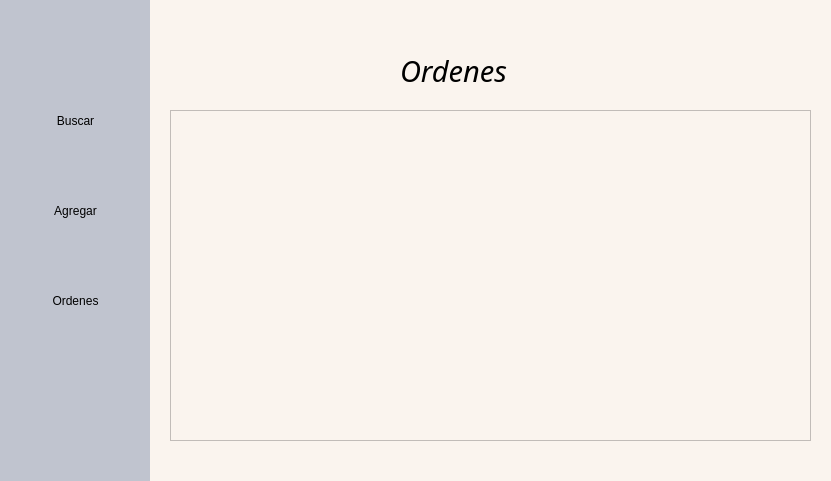
<?xml version="1.0" encoding="UTF-8"?>
<ui version="4.0">
 <class>mesero</class>
 <widget class="QDialog" name="mesero">
  <property name="geometry">
   <rect>
    <x>0</x>
    <y>0</y>
    <width>831</width>
    <height>481</height>
   </rect>
  </property>
  <property name="windowTitle">
   <string>Dialog</string>
  </property>
  <widget class="QWidget" name="widget" native="true">
   <property name="geometry">
    <rect>
     <x>0</x>
     <y>0</y>
     <width>151</width>
     <height>481</height>
    </rect>
   </property>
   <property name="styleSheet">
    <string notr="true">QWidget{
background-color: #C0C4CF;
border-right: 1px solid;

}
</string>
   </property>
   <widget class="QLabel" name="label">
    <property name="geometry">
     <rect>
      <x>10</x>
      <y>20</y>
      <width>141</width>
      <height>61</height>
     </rect>
    </property>
    <property name="text">
     <string/>
    </property>
    <property name="pixmap">
     <pixmap resource="Img.qrc">:/img/Iconos/logosinfondo.png</pixmap>
    </property>
    <property name="scaledContents">
     <bool>true</bool>
    </property>
   </widget>
   <widget class="QPushButton" name="Salir">
    <property name="geometry">
     <rect>
      <x>0</x>
      <y>380</y>
      <width>151</width>
      <height>51</height>
     </rect>
    </property>
    <property name="styleSheet">
     <string notr="true">QPushButton
{
  border:0px solid gray;
  padding: 0 8px;
  background: yellow;
background-color: rgba(216, 223, 233,0);
}
QPushButton:hover
{
	background-color: rgb(223, 138, 19);
}</string>
    </property>
    <property name="text">
     <string/>
    </property>
    <property name="icon">
     <iconset resource="Img.qrc">
      <normaloff>:/img/Iconos/salida.png</normaloff>:/img/Iconos/salida.png</iconset>
    </property>
    <property name="iconSize">
     <size>
      <width>30</width>
      <height>30</height>
     </size>
    </property>
    <property name="checkable">
     <bool>false</bool>
    </property>
    <property name="autoDefault">
     <bool>true</bool>
    </property>
   </widget>
   <widget class="QPushButton" name="Buscar">
    <property name="geometry">
     <rect>
      <x>10</x>
      <y>90</y>
      <width>131</width>
      <height>61</height>
     </rect>
    </property>
    <property name="styleSheet">
     <string notr="true">QPushButton
{
  border:0px solid gray;
  padding: 0 8px;
  background: yellow;
background-color: rgba(216, 223, 233,0);
}
QPushButton:hover
{
	background-color: rgb(223, 138, 19);
}</string>
    </property>
    <property name="text">
     <string>Buscar</string>
    </property>
    <property name="icon">
     <iconset resource="Img.qrc">
      <normaloff>:/img/Iconos/lupa.png</normaloff>:/img/Iconos/lupa.png</iconset>
    </property>
    <property name="iconSize">
     <size>
      <width>30</width>
      <height>30</height>
     </size>
    </property>
   </widget>
   <widget class="QPushButton" name="NuevoPedido">
    <property name="geometry">
     <rect>
      <x>10</x>
      <y>180</y>
      <width>131</width>
      <height>61</height>
     </rect>
    </property>
    <property name="styleSheet">
     <string notr="true">QPushButton
{
  border:0px solid gray;
  padding: 0 8px;
  background: yellow;
background-color: rgba(216, 223, 233,0);
}
QPushButton:hover
{
	background-color: rgb(223, 138, 19);
}</string>
    </property>
    <property name="text">
     <string>Agregar</string>
    </property>
    <property name="icon">
     <iconset resource="Img.qrc">
      <normaloff>:/img/Iconos/anadir.png</normaloff>:/img/Iconos/anadir.png</iconset>
    </property>
    <property name="iconSize">
     <size>
      <width>30</width>
      <height>30</height>
     </size>
    </property>
   </widget>
   <widget class="QPushButton" name="NuevoPedido_2">
    <property name="geometry">
     <rect>
      <x>10</x>
      <y>270</y>
      <width>131</width>
      <height>61</height>
     </rect>
    </property>
    <property name="styleSheet">
     <string notr="true">QPushButton
{
  border:0px solid gray;
  padding: 0 8px;
  background: yellow;
background-color: rgba(216, 223, 233,0);
}
QPushButton:hover
{
	background-color: rgb(223, 138, 19);
}</string>
    </property>
    <property name="text">
     <string>Ordenes</string>
    </property>
    <property name="icon">
     <iconset resource="Img.qrc">
      <normaloff>:/img/Iconos/terminado.png</normaloff>:/img/Iconos/terminado.png</iconset>
    </property>
    <property name="iconSize">
     <size>
      <width>30</width>
      <height>30</height>
     </size>
    </property>
   </widget>
  </widget>
  <widget class="QStackedWidget" name="stackedWidget">
   <property name="geometry">
    <rect>
     <x>150</x>
     <y>0</y>
     <width>681</width>
     <height>491</height>
    </rect>
   </property>
   <property name="styleSheet">
    <string notr="true">background-color: #faf4ee;</string>
   </property>
   <property name="currentIndex">
    <number>2</number>
   </property>
   <widget class="QWidget" name="page">
    <widget class="QLabel" name="label_2">
     <property name="geometry">
      <rect>
       <x>270</x>
       <y>30</y>
       <width>171</width>
       <height>31</height>
      </rect>
     </property>
     <property name="font">
      <font>
       <family>Caviar Dreams</family>
       <pointsize>18</pointsize>
       <italic>true</italic>
      </font>
     </property>
     <property name="text">
      <string>Buscar Platillos</string>
     </property>
    </widget>
    <widget class="QLineEdit" name="lineEdit">
     <property name="geometry">
      <rect>
       <x>30</x>
       <y>80</y>
       <width>621</width>
       <height>31</height>
      </rect>
     </property>
     <property name="styleSheet">
      <string notr="true">border: 1px solid; 
border-radius: 10px;</string>
     </property>
     <property name="alignment">
      <set>Qt::AlignCenter</set>
     </property>
     <property name="placeholderText">
      <string>ID PLATILLO</string>
     </property>
    </widget>
    <widget class="QTableWidget" name="TablaPlatillos">
     <property name="geometry">
      <rect>
       <x>20</x>
       <y>130</y>
       <width>641</width>
       <height>341</height>
      </rect>
     </property>
     <property name="styleSheet">
      <string notr="true">background-color: white;</string>
     </property>
    </widget>
   </widget>
   <widget class="QWidget" name="page_2">
    <widget class="QListWidget" name="listamenu">
     <property name="geometry">
      <rect>
       <x>20</x>
       <y>30</y>
       <width>251</width>
       <height>121</height>
      </rect>
     </property>
     <property name="styleSheet">
      <string notr="true">background-color:white;
</string>
     </property>
    </widget>
    <widget class="QListWidget" name="listapedido">
     <property name="geometry">
      <rect>
       <x>380</x>
       <y>100</y>
       <width>256</width>
       <height>291</height>
      </rect>
     </property>
     <property name="styleSheet">
      <string notr="true">background-color:white;</string>
     </property>
    </widget>
    <widget class="QListWidget" name="bebidas">
     <property name="geometry">
      <rect>
       <x>20</x>
       <y>190</y>
       <width>256</width>
       <height>121</height>
      </rect>
     </property>
     <property name="styleSheet">
      <string notr="true">background-color:white;</string>
     </property>
    </widget>
    <widget class="QListWidget" name="postres">
     <property name="geometry">
      <rect>
       <x>20</x>
       <y>350</y>
       <width>256</width>
       <height>121</height>
      </rect>
     </property>
     <property name="styleSheet">
      <string notr="true">background-color:white;</string>
     </property>
    </widget>
    <widget class="QLabel" name="label_3">
     <property name="geometry">
      <rect>
       <x>100</x>
       <y>10</y>
       <width>81</width>
       <height>16</height>
      </rect>
     </property>
     <property name="font">
      <font>
       <family>Caviar Dreams</family>
       <pointsize>12</pointsize>
       <italic>true</italic>
      </font>
     </property>
     <property name="text">
      <string>Desayunos</string>
     </property>
    </widget>
    <widget class="QLabel" name="label_4">
     <property name="geometry">
      <rect>
       <x>100</x>
       <y>160</y>
       <width>71</width>
       <height>21</height>
      </rect>
     </property>
     <property name="font">
      <font>
       <family>Caviar Dreams</family>
       <pointsize>12</pointsize>
       <italic>true</italic>
      </font>
     </property>
     <property name="text">
      <string>Bebidas</string>
     </property>
    </widget>
    <widget class="QLabel" name="label_5">
     <property name="geometry">
      <rect>
       <x>100</x>
       <y>320</y>
       <width>61</width>
       <height>21</height>
      </rect>
     </property>
     <property name="font">
      <font>
       <family>Caviar Dreams</family>
       <pointsize>12</pointsize>
       <italic>true</italic>
      </font>
     </property>
     <property name="text">
      <string>Postres</string>
     </property>
    </widget>
    <widget class="QLabel" name="label_6">
     <property name="geometry">
      <rect>
       <x>480</x>
       <y>65</y>
       <width>61</width>
       <height>31</height>
      </rect>
     </property>
     <property name="font">
      <font>
       <family>Caviar Dreams</family>
       <pointsize>12</pointsize>
       <italic>true</italic>
      </font>
     </property>
     <property name="text">
      <string>Orden</string>
     </property>
    </widget>
    <widget class="QPushButton" name="CrearPedido">
     <property name="geometry">
      <rect>
       <x>560</x>
       <y>410</y>
       <width>111</width>
       <height>51</height>
      </rect>
     </property>
     <property name="styleSheet">
      <string notr="true">QPushButton
{
  border:0px solid gray;
  padding: 0 8px;
  background: yellow;
background-color: rgba(216, 223, 233,0);
}
QPushButton:hover
{
	background-color: rgb(223, 138, 19);
}</string>
     </property>
     <property name="text">
      <string>Crear Pedido</string>
     </property>
     <property name="icon">
      <iconset resource="Img.qrc">
       <normaloff>:/img/Iconos/iconfinder_My_order_6457548.png</normaloff>:/img/Iconos/iconfinder_My_order_6457548.png</iconset>
     </property>
     <property name="iconSize">
      <size>
       <width>30</width>
       <height>30</height>
      </size>
     </property>
    </widget>
    <widget class="QLabel" name="label_7">
     <property name="geometry">
      <rect>
       <x>370</x>
       <y>420</y>
       <width>91</width>
       <height>31</height>
      </rect>
     </property>
     <property name="font">
      <font>
       <family>Caviar Dreams</family>
       <pointsize>12</pointsize>
       <italic>true</italic>
      </font>
     </property>
     <property name="text">
      <string>Importe: </string>
     </property>
    </widget>
    <widget class="QSpinBox" name="total">
     <property name="geometry">
      <rect>
       <x>440</x>
       <y>420</y>
       <width>81</width>
       <height>31</height>
      </rect>
     </property>
     <property name="maximum">
      <number>9999</number>
     </property>
    </widget>
    <widget class="QLineEdit" name="mesa">
     <property name="geometry">
      <rect>
       <x>500</x>
       <y>30</y>
       <width>113</width>
       <height>21</height>
      </rect>
     </property>
     <property name="styleSheet">
      <string notr="true">background-color:white;
</string>
     </property>
    </widget>
    <widget class="QLabel" name="label_8">
     <property name="geometry">
      <rect>
       <x>410</x>
       <y>30</y>
       <width>81</width>
       <height>20</height>
      </rect>
     </property>
     <property name="font">
      <font>
       <family>Caviar Dreams</family>
       <pointsize>12</pointsize>
       <italic>true</italic>
      </font>
     </property>
     <property name="text">
      <string>No. Mesa:</string>
     </property>
    </widget>
   </widget>
   <widget class="QWidget" name="page_3">
    <widget class="QTableWidget" name="tableWidget">
     <property name="geometry">
      <rect>
       <x>20</x>
       <y>110</y>
       <width>641</width>
       <height>331</height>
      </rect>
     </property>
    </widget>
    <widget class="QLabel" name="label_9">
     <property name="geometry">
      <rect>
       <x>-120</x>
       <y>360</y>
       <width>221</width>
       <height>151</height>
      </rect>
     </property>
     <property name="text">
      <string/>
     </property>
     <property name="pixmap">
      <pixmap resource="Img.qrc">:/img/Iconos/platillos-png.png</pixmap>
     </property>
     <property name="scaledContents">
      <bool>true</bool>
     </property>
    </widget>
    <widget class="QLabel" name="label_10">
     <property name="geometry">
      <rect>
       <x>250</x>
       <y>40</y>
       <width>131</width>
       <height>61</height>
      </rect>
     </property>
     <property name="font">
      <font>
       <family>Caviar Dreams</family>
       <pointsize>22</pointsize>
       <italic>true</italic>
      </font>
     </property>
     <property name="text">
      <string>Ordenes</string>
     </property>
    </widget>
    <zorder>label_9</zorder>
    <zorder>tableWidget</zorder>
    <zorder>label_10</zorder>
   </widget>
  </widget>
 </widget>
 <resources>
  <include location="Img.qrc"/>
 </resources>
 <connections/>
</ui>
